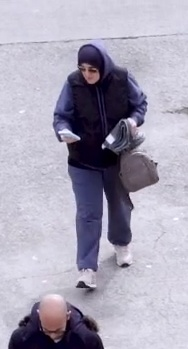
#> input picture dataset/positive/auto_positive_0001_f00020.jpg, 188 x 349 px
$ python train_custom_svm.py
#> lines starting #> are read from the running program, lines starting #| are printed output that depends on the picture
### src/features.py
import cv2
import numpy as np
from skimage.feature import hog

from config import (
    WINDOW_SIZE,
    HOG_ORIENTATIONS,
    HOG_PIXELS_PER_CELL,
    HOG_CELLS_PER_BLOCK,
    HOG_BLOCK_NORM,
)


def preprocess_for_hog(image, window_size=WINDOW_SIZE):
    """
    Tiền xử lý ảnh trước khi trích xuất đặc trưng HOG.

    Quy trình:
    1. Resize ảnh về kích thước chuẩn (mặc định 64x128). Kích thước này tỷ lệ 1:2
       phù hợp với dáng đứng của người đi bộ.
    2. Chuyển đổi sang ảnh xám (Grayscale). Do HOG chủ yếu quan tâm đến gradient
       (sự thay đổi cường độ sáng tạo nên hình dáng) chứ không quan tâm đến màu sắc.
    3. Cân bằng lược đồ xám (Histogram Equalization) để tăng độ tương phản,
       giúp các đường biên trở nên rõ ràng hơn ở cả vùng tối và sáng.
    """
    image = cv2.resize(image, window_size)
    gray = cv2.cvtColor(image, cv2.COLOR_BGR2GRAY)
    gray = cv2.equalizeHist(gray)
    return gray


def extract_hog_feature(image, window_size=WINDOW_SIZE):
    """
    Trích xuất vector đặc trưng HOG (Histogram of Oriented Gradients).

    Tham số HOG được sử dụng:
    - orientations (9): Chia vòng tròn góc (0-180 độ đối với unsigned gradient) thành 9 bin,
      mỗi bin 20 độ. Thực nghiệm chứng minh 9 bin là tối ưu để nắm bắt hình dạng.
    - pixels_per_cell (8x8): Chia ảnh thành các ô nhỏ 8x8 pixel. Kích thước này đủ nhỏ
      để bắt các chi tiết nhưng đủ lớn để không bị nhiễu.
    - cells_per_block (2x2): Gom 4 ô (cells) thành 1 khối (block).
    - block_norm (L2-Hys): Chuẩn hóa L2-Hysteresis trên mỗi block giúp giảm thiểu
      sự phụ thuộc vào độ sáng và độ tương phản cục bộ.
    - transform_sqrt (True): Áp dụng căn bậc hai lên ảnh gốc (Gamma compression)
      để giảm bớt sự biến đổi ánh sáng gắt (shadows/illuminations).

    Kết quả trả về: Vector 1D có kích thước 3780 chiều (đối với ảnh 64x128).
    """
    gray = preprocess_for_hog(image, window_size=window_size)

    feature = hog(
        gray,
        orientations=HOG_ORIENTATIONS,
        pixels_per_cell=HOG_PIXELS_PER_CELL,
        cells_per_block=HOG_CELLS_PER_BLOCK,
        block_norm=HOG_BLOCK_NORM,
        transform_sqrt=True,
        visualize=False,
        feature_vector=True,
    )

    return feature.astype(np.float32)


def extract_hog_feature_from_path(image_path):
    """
    Tiện ích đọc ảnh từ đường dẫn file và trích xuất HOG.
    Hỗ trợ xử lý lỗi nếu file không tồn tại hoặc bị hỏng.
    """
    image = cv2.imread(image_path)

    if image is None:
        raise ValueError(f"Không đọc được ảnh: {image_path}")

    return extract_hog_feature(image)

### src/train_custom_svm.py
import glob
import os

import joblib
import numpy as np
from sklearn.metrics import accuracy_score, classification_report, confusion_matrix
from sklearn.model_selection import train_test_split
from sklearn.pipeline import Pipeline
from sklearn.preprocessing import StandardScaler
from sklearn.svm import LinearSVC
from tqdm import tqdm

from config import (
    CUSTOM_MODEL_PATH,
    MODEL_DIR,
    NEGATIVE_DIR,
    OUTPUT_DIR,
    POSITIVE_DIR,
)
from features import extract_hog_feature_from_path


IMAGE_EXTENSIONS = ("*.jpg", "*.jpeg", "*.png", "*.bmp", "*.webp")


def collect_images(folder):
#> called with folder = 'dataset/positive'
    paths = []
    for ext in IMAGE_EXTENSIONS:
        paths.extend(glob.glob(os.path.join(folder, ext)))
#> pass 2 of the loop in collect_images, `for ext in IMAGE_EXTENSIONS:`:
#> pass 3 of the loop in collect_images, `for ext in IMAGE_EXTENSIONS:`:
#> the loop made 5 passes; the first 3 are shown
#> pass 2 of the loop in collect_images, `for ext in IMAGE_EXTENSIONS:`:
#> pass 3 of the loop in collect_images, `for ext in IMAGE_EXTENSIONS:`:
#> the loop made 5 passes; the first 3 are shown
    return sorted(paths)


def build_dataset():
    pos_paths = collect_images(POSITIVE_DIR)
    neg_paths = collect_images(NEGATIVE_DIR)

    if len(pos_paths) == 0:
        raise RuntimeError(f"No positive images found in {POSITIVE_DIR}")

    if len(neg_paths) == 0:
        raise RuntimeError(f"No negative images found in {NEGATIVE_DIR}")

    X = []
    y = []

    print(f"Positive images: {len(pos_paths)}")
    print(f"Negative images: {len(neg_paths)}")

    print("Extracting HOG features for positive images...")
    for path in tqdm(pos_paths):
        try:
            X.append(extract_hog_feature_from_path(path))
#> in extract_hog_feature_from_path, image is the input picture: shape (349, 188, 3); mean B, G, R 180.3, 163, 167.3
#> in preprocess_for_hog, `image = cv2.resize(image, window_size)`:
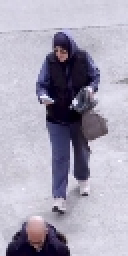
#> image: shape (128, 64, 3) (shown 2 times larger); mean of channels 0, 1, 2 180.1, 162.9, 167.2; drawn as B, G, R
#> in preprocess_for_hog, `gray = cv2.cvtColor(image, cv2.COLOR_BGR2GRAY)`:
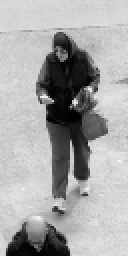
#> gray: shape (128, 64) (shown 2 times larger); min 1, max 249, mean 166.1
#> in preprocess_for_hog, `gray = cv2.equalizeHist(gray)`:
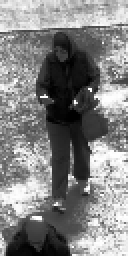
#> gray: shape (128, 64) (shown 2 times larger); min 0, max 255, mean 129.8
#> in extract_hog_feature, `feature = hog( gray, orientations=HOG_ORIENTATIONS, pixels_per_cell=HO..`: feature = 3780 values, max 0.365 at index 22, min 0 at index 35, mean 0.145
            y.append(1)
        except Exception as e:
            print(f"Skip {path}: {e}")

    print("Extracting HOG features for negative images...")
    for path in tqdm(neg_paths):
        try:
            X.append(extract_hog_feature_from_path(path))
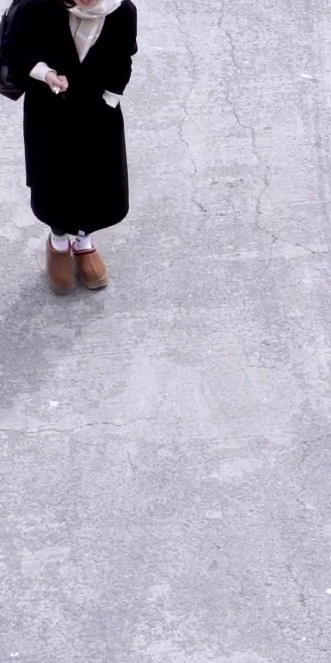
#> input picture dataset/negative/auto_negative_0012_f00040.jpg, 331 x 663 px
#> in extract_hog_feature_from_path, image is the input picture: shape (663, 331, 3); mean B, G, R 185.5, 172.8, 175.6
#> call 2 of preprocess_for_hog, with window_size = (64, 128)
#> in preprocess_for_hog (call 2), `image = cv2.resize(image, window_size)`:
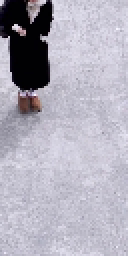
#> image: shape (128, 64, 3) (shown 2 times larger); mean of channels 0, 1, 2 185.5, 172.8, 175.6; drawn as B, G, R
#> in preprocess_for_hog (call 2), `gray = cv2.equalizeHist(gray)`:
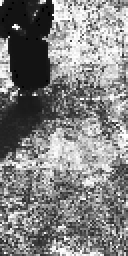
#> gray: shape (128, 64) (shown 2 times larger); min 0, max 255, mean 130.1
            y.append(0)
        except Exception as e:
            print(f"Skip {path}: {e}")
#> pass 2 of the loop in build_dataset, `for path in tqdm(neg_paths):`:
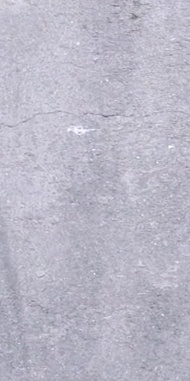
#> input picture dataset/negative/auto_negative_0019_f00060.jpg, 190 x 381 px
#> in extract_hog_feature_from_path, image is the input picture: shape (381, 190, 3); mean B, G, R 198.7, 184.5, 186.5
#> image: shape (128, 64, 3)
#> in preprocess_for_hog (call 3), `gray = cv2.cvtColor(image, cv2.COLOR_BGR2GRAY)`:
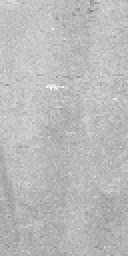
#> gray: shape (128, 64) (shown 2 times larger); min 123, max 250, mean 186.6
#> in preprocess_for_hog (call 3), `gray = cv2.equalizeHist(gray)`:
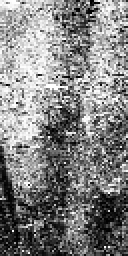
#> gray: shape (128, 64) (shown 2 times larger); min 0, max 255, mean 130.7
#> pass 3 of the loop in build_dataset, `for path in tqdm(neg_paths):`:
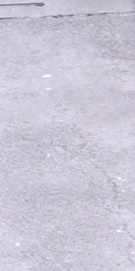
#> input picture dataset/negative/auto_negative_0025_f00080.jpg, 135 x 271 px
#> in extract_hog_feature_from_path, image is the input picture: shape (271, 135, 3); mean B, G, R 213.5, 199.8, 202.8
#> image: shape (128, 64, 3)
#> in preprocess_for_hog (call 4), `gray = cv2.cvtColor(image, cv2.COLOR_BGR2GRAY)`:
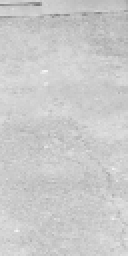
#> gray: shape (128, 64) (shown 2 times larger); min 120, max 246, mean 202.1
#> in preprocess_for_hog (call 4), `gray = cv2.equalizeHist(gray)`:
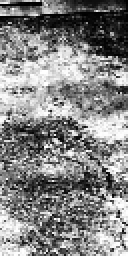
#> gray: shape (128, 64) (shown 2 times larger); min 0, max 255, mean 131.9

    return np.array(X, dtype=np.float32), np.array(y, dtype=np.int32)


def save_training_report(y, y_train, y_test, accuracy, report, matrix):
    os.makedirs(OUTPUT_DIR, exist_ok=True)
    report_path = os.path.join(OUTPUT_DIR, "custom_svm_report.txt")

    with open(report_path, "w", encoding="utf-8") as f:
        f.write("CUSTOM HOG + SVM TRAINING REPORT\n")
        f.write(f"Positive images: {int(np.sum(y == 1))}\n")
        f.write(f"Negative images: {int(np.sum(y == 0))}\n")
        f.write(f"Train samples: {len(y_train)}\n")
        f.write(f"Test samples: {len(y_test)}\n")
        f.write(f"Accuracy: {accuracy}\n\n")
        f.write(report)
        f.write("\nConfusion matrix:\n")
        f.write(str(matrix))
        f.write("\n")

    return report_path


def main():
    X, y = build_dataset()
#> y = [1, 0, 0, 0]

    if len(np.unique(y)) < 2:
        raise RuntimeError("Dataset must contain both positive and negative images.")

#> (the run stopped early here; a loop or call above may not have finished)
